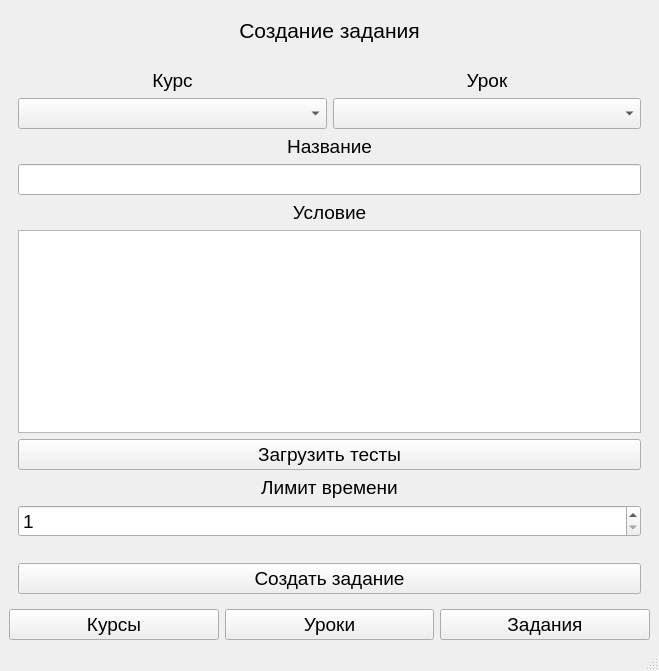
<?xml version="1.0" encoding="UTF-8"?>
<ui version="4.0">
 <class>AdminMainWindow</class>
 <widget class="QMainWindow" name="AdminMainWindow">
  <property name="geometry">
   <rect>
    <x>0</x>
    <y>0</y>
    <width>659</width>
    <height>671</height>
   </rect>
  </property>
  <property name="windowTitle">
   <string>Админ.Контест</string>
  </property>
  <widget class="QWidget" name="centralwidget">
   <layout class="QGridLayout" name="gridLayout">
    <item row="1" column="0">
     <layout class="QHBoxLayout" name="horizontalLayout">
      <item>
       <widget class="QPushButton" name="to_course_btn">
        <property name="font">
         <font>
          <pointsize>14</pointsize>
         </font>
        </property>
        <property name="text">
         <string>Курсы</string>
        </property>
       </widget>
      </item>
      <item>
       <widget class="QPushButton" name="to_lessons_btn">
        <property name="font">
         <font>
          <pointsize>14</pointsize>
         </font>
        </property>
        <property name="text">
         <string>Уроки</string>
        </property>
       </widget>
      </item>
      <item>
       <widget class="QPushButton" name="to_tasks_btn">
        <property name="font">
         <font>
          <pointsize>14</pointsize>
         </font>
        </property>
        <property name="text">
         <string>Задания</string>
        </property>
       </widget>
      </item>
     </layout>
    </item>
    <item row="0" column="0">
     <widget class="QStackedWidget" name="stackedWidget">
      <property name="currentIndex">
       <number>2</number>
      </property>
      <widget class="QWidget" name="add_courses_page">
       <layout class="QGridLayout" name="gridLayout_2">
        <item row="0" column="0">
         <layout class="QVBoxLayout" name="verticalLayout">
          <item>
           <widget class="QLabel" name="label">
            <property name="font">
             <font>
              <pointsize>16</pointsize>
             </font>
            </property>
            <property name="text">
             <string>Создание курсов</string>
            </property>
            <property name="alignment">
             <set>Qt::AlignHCenter|Qt::AlignTop</set>
            </property>
           </widget>
          </item>
          <item>
           <spacer name="verticalSpacer_3">
            <property name="orientation">
             <enum>Qt::Vertical</enum>
            </property>
            <property name="sizeHint" stdset="0">
             <size>
              <width>20</width>
              <height>40</height>
             </size>
            </property>
           </spacer>
          </item>
          <item>
           <widget class="QLabel" name="label_2">
            <property name="font">
             <font>
              <pointsize>14</pointsize>
             </font>
            </property>
            <property name="text">
             <string>Название курса</string>
            </property>
            <property name="alignment">
             <set>Qt::AlignHCenter|Qt::AlignTop</set>
            </property>
           </widget>
          </item>
          <item>
           <widget class="QLineEdit" name="course_title_line">
            <property name="font">
             <font>
              <pointsize>14</pointsize>
             </font>
            </property>
           </widget>
          </item>
          <item>
           <widget class="QLabel" name="label_3">
            <property name="font">
             <font>
              <pointsize>14</pointsize>
             </font>
            </property>
            <property name="text">
             <string>Описание курса</string>
            </property>
            <property name="alignment">
             <set>Qt::AlignHCenter|Qt::AlignTop</set>
            </property>
           </widget>
          </item>
          <item>
           <widget class="QTextEdit" name="course_description_line">
            <property name="maximumSize">
             <size>
              <width>16777215</width>
              <height>150</height>
             </size>
            </property>
            <property name="font">
             <font>
              <pointsize>14</pointsize>
             </font>
            </property>
           </widget>
          </item>
          <item>
           <widget class="QLabel" name="label_4">
            <property name="font">
             <font>
              <pointsize>14</pointsize>
             </font>
            </property>
            <property name="text">
             <string>Язык программирования</string>
            </property>
            <property name="alignment">
             <set>Qt::AlignHCenter|Qt::AlignTop</set>
            </property>
           </widget>
          </item>
          <item>
           <widget class="QComboBox" name="language_box">
            <property name="font">
             <font>
              <pointsize>14</pointsize>
             </font>
            </property>
           </widget>
          </item>
          <item>
           <widget class="QLabel" name="label_5">
            <property name="font">
             <font>
              <pointsize>14</pointsize>
             </font>
            </property>
            <property name="text">
             <string>Картинка</string>
            </property>
            <property name="alignment">
             <set>Qt::AlignHCenter|Qt::AlignTop</set>
            </property>
           </widget>
          </item>
          <item>
           <widget class="QPushButton" name="add_picture">
            <property name="font">
             <font>
              <pointsize>14</pointsize>
             </font>
            </property>
            <property name="text">
             <string>Выбрать картинку</string>
            </property>
           </widget>
          </item>
          <item>
           <spacer name="verticalSpacer">
            <property name="orientation">
             <enum>Qt::Vertical</enum>
            </property>
            <property name="sizeHint" stdset="0">
             <size>
              <width>20</width>
              <height>40</height>
             </size>
            </property>
           </spacer>
          </item>
          <item>
           <widget class="QPushButton" name="create_course_btn">
            <property name="font">
             <font>
              <pointsize>14</pointsize>
             </font>
            </property>
            <property name="text">
             <string>Создать курс</string>
            </property>
           </widget>
          </item>
         </layout>
        </item>
       </layout>
      </widget>
      <widget class="QWidget" name="add_lessons_page">
       <layout class="QGridLayout" name="gridLayout_3">
        <item row="0" column="0">
         <layout class="QVBoxLayout" name="verticalLayout_2">
          <item>
           <widget class="QLabel" name="label_6">
            <property name="font">
             <font>
              <pointsize>16</pointsize>
             </font>
            </property>
            <property name="text">
             <string>Создание урока</string>
            </property>
            <property name="alignment">
             <set>Qt::AlignHCenter|Qt::AlignTop</set>
            </property>
           </widget>
          </item>
          <item>
           <spacer name="verticalSpacer_2">
            <property name="orientation">
             <enum>Qt::Vertical</enum>
            </property>
            <property name="sizeHint" stdset="0">
             <size>
              <width>20</width>
              <height>40</height>
             </size>
            </property>
           </spacer>
          </item>
          <item>
           <widget class="QLabel" name="label_7">
            <property name="font">
             <font>
              <pointsize>14</pointsize>
             </font>
            </property>
            <property name="text">
             <string>Курс</string>
            </property>
            <property name="alignment">
             <set>Qt::AlignHCenter|Qt::AlignTop</set>
            </property>
           </widget>
          </item>
          <item>
           <widget class="QComboBox" name="course_box">
            <property name="font">
             <font>
              <pointsize>14</pointsize>
             </font>
            </property>
           </widget>
          </item>
          <item>
           <widget class="QLabel" name="label_8">
            <property name="font">
             <font>
              <pointsize>14</pointsize>
             </font>
            </property>
            <property name="text">
             <string>Название</string>
            </property>
            <property name="alignment">
             <set>Qt::AlignHCenter|Qt::AlignTop</set>
            </property>
           </widget>
          </item>
          <item>
           <widget class="QLineEdit" name="lesson_name_line">
            <property name="font">
             <font>
              <pointsize>14</pointsize>
             </font>
            </property>
           </widget>
          </item>
          <item>
           <widget class="QLabel" name="label_9">
            <property name="font">
             <font>
              <pointsize>14</pointsize>
             </font>
            </property>
            <property name="text">
             <string>Описание</string>
            </property>
            <property name="alignment">
             <set>Qt::AlignHCenter|Qt::AlignTop</set>
            </property>
           </widget>
          </item>
          <item>
           <widget class="QTextEdit" name="lesson_description_edit">
            <property name="font">
             <font>
              <pointsize>14</pointsize>
             </font>
            </property>
           </widget>
          </item>
          <item>
           <spacer name="verticalSpacer_4">
            <property name="orientation">
             <enum>Qt::Vertical</enum>
            </property>
            <property name="sizeHint" stdset="0">
             <size>
              <width>20</width>
              <height>40</height>
             </size>
            </property>
           </spacer>
          </item>
          <item>
           <widget class="QPushButton" name="create_lesson_btn">
            <property name="font">
             <font>
              <pointsize>14</pointsize>
             </font>
            </property>
            <property name="text">
             <string>Создать урок</string>
            </property>
           </widget>
          </item>
         </layout>
        </item>
       </layout>
      </widget>
      <widget class="QWidget" name="add_task_page">
       <layout class="QGridLayout" name="gridLayout_4">
        <item row="0" column="0">
         <layout class="QVBoxLayout" name="verticalLayout_3">
          <item>
           <widget class="QLabel" name="label_10">
            <property name="font">
             <font>
              <pointsize>16</pointsize>
             </font>
            </property>
            <property name="text">
             <string>Создание задания</string>
            </property>
            <property name="alignment">
             <set>Qt::AlignHCenter|Qt::AlignTop</set>
            </property>
           </widget>
          </item>
          <item>
           <spacer name="verticalSpacer_5">
            <property name="orientation">
             <enum>Qt::Vertical</enum>
            </property>
            <property name="sizeType">
             <enum>QSizePolicy::Minimum</enum>
            </property>
            <property name="sizeHint" stdset="0">
             <size>
              <width>20</width>
              <height>20</height>
             </size>
            </property>
           </spacer>
          </item>
          <item>
           <layout class="QHBoxLayout" name="horizontalLayout_2">
            <item>
             <layout class="QVBoxLayout" name="verticalLayout_4">
              <item>
               <widget class="QLabel" name="label_11">
                <property name="font">
                 <font>
                  <pointsize>14</pointsize>
                 </font>
                </property>
                <property name="text">
                 <string>Курс</string>
                </property>
                <property name="alignment">
                 <set>Qt::AlignHCenter|Qt::AlignTop</set>
                </property>
               </widget>
              </item>
              <item>
               <widget class="QComboBox" name="task_course_box">
                <property name="font">
                 <font>
                  <pointsize>14</pointsize>
                 </font>
                </property>
               </widget>
              </item>
             </layout>
            </item>
            <item>
             <layout class="QVBoxLayout" name="verticalLayout_7">
              <item>
               <widget class="QLabel" name="label_14">
                <property name="font">
                 <font>
                  <pointsize>14</pointsize>
                 </font>
                </property>
                <property name="text">
                 <string>Урок</string>
                </property>
                <property name="alignment">
                 <set>Qt::AlignHCenter|Qt::AlignTop</set>
                </property>
               </widget>
              </item>
              <item>
               <widget class="QComboBox" name="task_lesson_box">
                <property name="font">
                 <font>
                  <pointsize>14</pointsize>
                 </font>
                </property>
               </widget>
              </item>
             </layout>
            </item>
           </layout>
          </item>
          <item>
           <widget class="QLabel" name="label_15">
            <property name="font">
             <font>
              <pointsize>14</pointsize>
             </font>
            </property>
            <property name="text">
             <string>Название</string>
            </property>
            <property name="alignment">
             <set>Qt::AlignHCenter|Qt::AlignTop</set>
            </property>
           </widget>
          </item>
          <item>
           <widget class="QLineEdit" name="task_title_line">
            <property name="font">
             <font>
              <pointsize>14</pointsize>
             </font>
            </property>
           </widget>
          </item>
          <item>
           <widget class="QLabel" name="label_16">
            <property name="font">
             <font>
              <pointsize>14</pointsize>
             </font>
            </property>
            <property name="text">
             <string>Условие</string>
            </property>
            <property name="alignment">
             <set>Qt::AlignHCenter|Qt::AlignTop</set>
            </property>
           </widget>
          </item>
          <item>
           <widget class="QTextEdit" name="task_condition_line">
            <property name="font">
             <font>
              <pointsize>14</pointsize>
             </font>
            </property>
           </widget>
          </item>
          <item>
           <widget class="QPushButton" name="add_tests_btn">
            <property name="font">
             <font>
              <pointsize>14</pointsize>
             </font>
            </property>
            <property name="text">
             <string>Загрузить тесты</string>
            </property>
           </widget>
          </item>
          <item>
           <widget class="QLabel" name="label_17">
            <property name="font">
             <font>
              <pointsize>14</pointsize>
             </font>
            </property>
            <property name="text">
             <string>Лимит времени</string>
            </property>
            <property name="alignment">
             <set>Qt::AlignHCenter|Qt::AlignTop</set>
            </property>
           </widget>
          </item>
          <item>
           <widget class="QSpinBox" name="time_limit">
            <property name="font">
             <font>
              <pointsize>14</pointsize>
             </font>
            </property>
            <property name="minimum">
             <number>1</number>
            </property>
            <property name="maximum">
             <number>10</number>
            </property>
           </widget>
          </item>
          <item>
           <spacer name="verticalSpacer_6">
            <property name="orientation">
             <enum>Qt::Vertical</enum>
            </property>
            <property name="sizeType">
             <enum>QSizePolicy::Minimum</enum>
            </property>
            <property name="sizeHint" stdset="0">
             <size>
              <width>20</width>
              <height>20</height>
             </size>
            </property>
           </spacer>
          </item>
          <item>
           <widget class="QPushButton" name="create_task_btn">
            <property name="font">
             <font>
              <pointsize>14</pointsize>
             </font>
            </property>
            <property name="text">
             <string>Создать задание</string>
            </property>
           </widget>
          </item>
         </layout>
        </item>
       </layout>
      </widget>
     </widget>
    </item>
   </layout>
  </widget>
  <widget class="QStatusBar" name="statusbar"/>
 </widget>
 <resources/>
 <connections/>
</ui>
